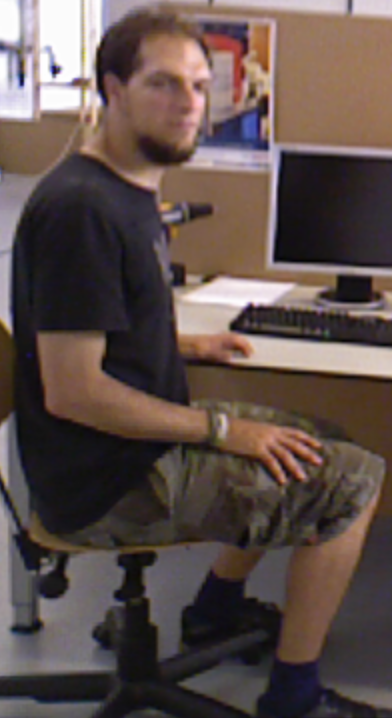
//> input picture 03_Edge_detection/picture/person1.png, 392 x 718 px
$ ./edge_detection   (built with g++ and OpenCV 4)
//> lines starting //> are read from the running program, lines starting //| are printed output that depends on the picture
#include <iostream>
#include <opencv2/opencv.hpp>

using namespace std;
using namespace cv;

int main()
{
    Mat src = imread("/home/yakai/study/03_Edge_detection/picture/person1.png"); // 读取图像
//> src is the input picture: 718 rows x 392 cols, CV_8UC3; mean B, G, R 74.7, 78.9, 93.8
    Mat gray, edges;
    cvtColor(src, gray, COLOR_BGR2GRAY); // 转换为灰度图像
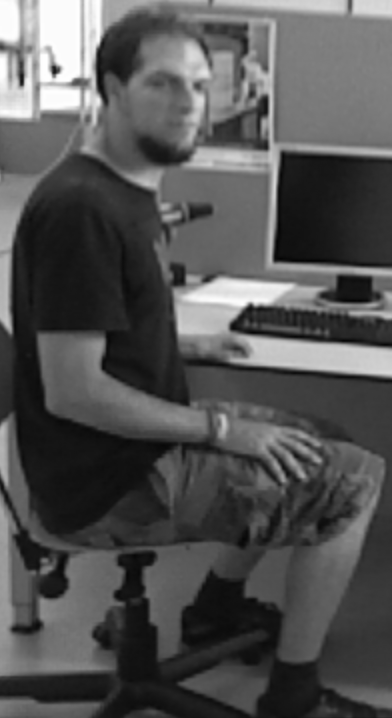
//> gray: 718 rows x 392 cols, CV_8UC1; min 3, max 254, mean 82.9

    // 执行高斯滤波和 Canny 边缘检测
    GaussianBlur(gray, gray, Size(3, 3), 0);
    Canny(gray, edges, 50, 150, 3);
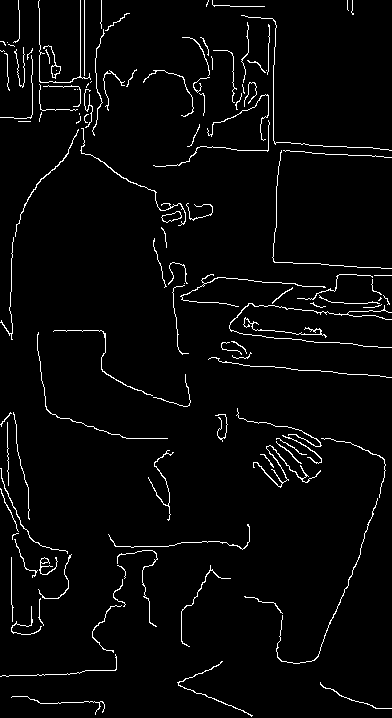
//> edges: 718 rows x 392 cols, CV_8UC1; 3.2% white in thin lines or dots

    // 显示结果
    imshow("Source Image", src);
    imshow("Detected Edges", edges);
    waitKey(0);

    return 0;
}

$ run again, with 03_Edge_detection/picture/person2.png copied over 03_Edge_detection/picture/person1.png
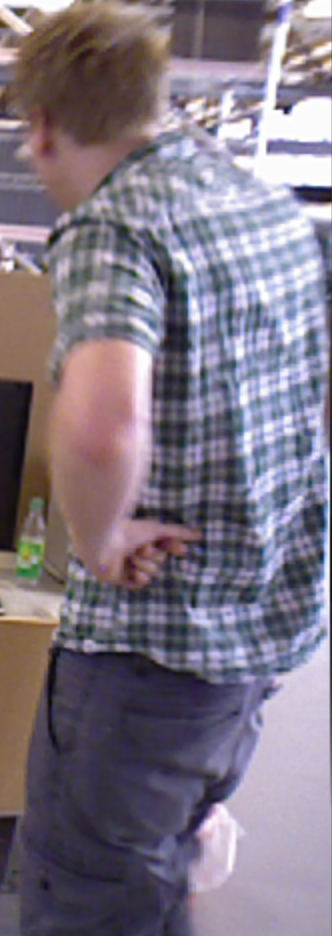
//> input picture 03_Edge_detection/picture/person2.png, 332 x 936 px
//> src is the input picture: 936 rows x 332 cols, CV_8UC3; mean B, G, R 131.6, 117.5, 127
//> `cvtColor(src, gray, COLOR_BGR2GRAY);`:
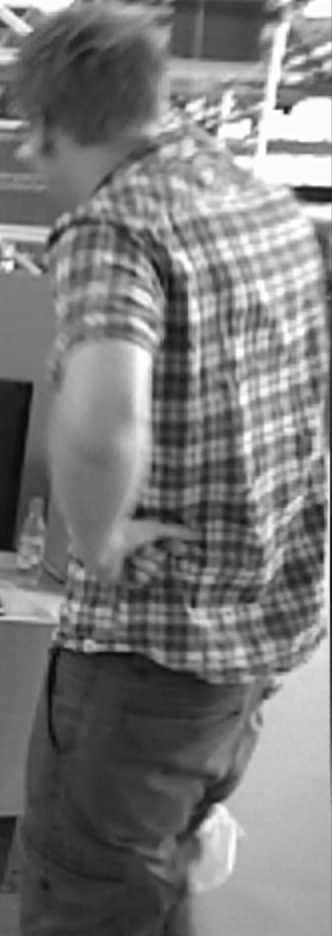
//> gray: 936 rows x 332 cols, CV_8UC1; min 6, max 254, mean 122
//> `Canny(gray, edges, 50, 150, 3);`:
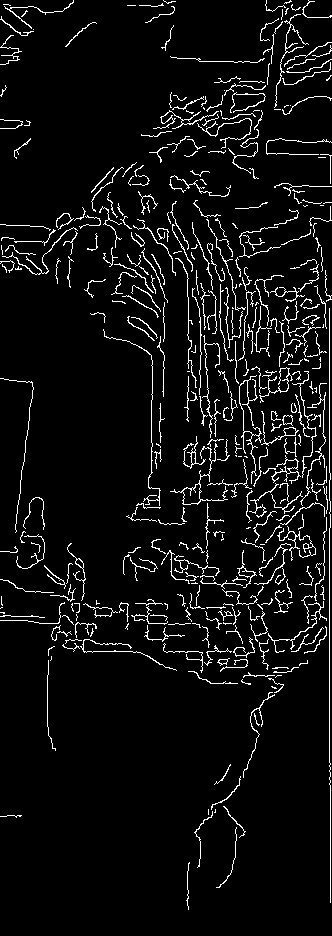
//> edges: 936 rows x 332 cols, CV_8UC1; 5.8% white in thin lines or dots

$ run again, with 03_Edge_detection/picture/depth.png copied over 03_Edge_detection/picture/person1.png
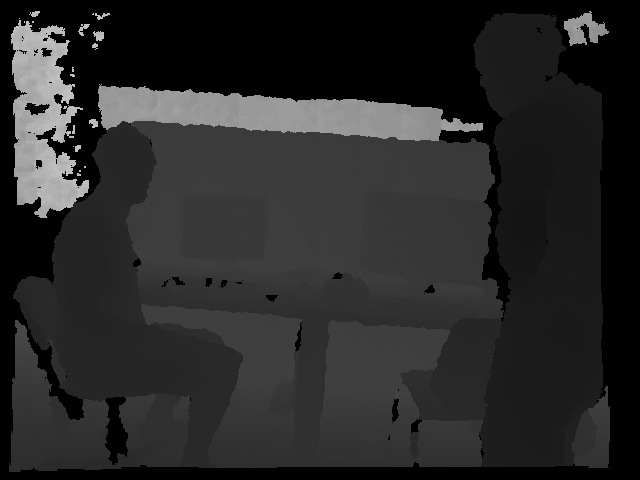
//> input picture 03_Edge_detection/picture/depth.png, 640 x 480 px
//> src is the input picture: 480 rows x 640 cols, CV_8UC3; min 0, max 192, mean 40.6
//> `GaussianBlur(gray, gray, Size(3, 3), 0);`:
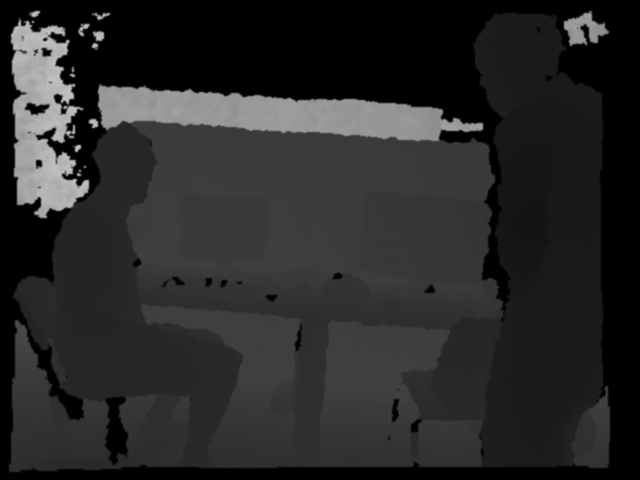
//> gray: 480 rows x 640 cols, CV_8UC1; min 0, max 192, mean 40.6
//> `Canny(gray, edges, 50, 150, 3);`:
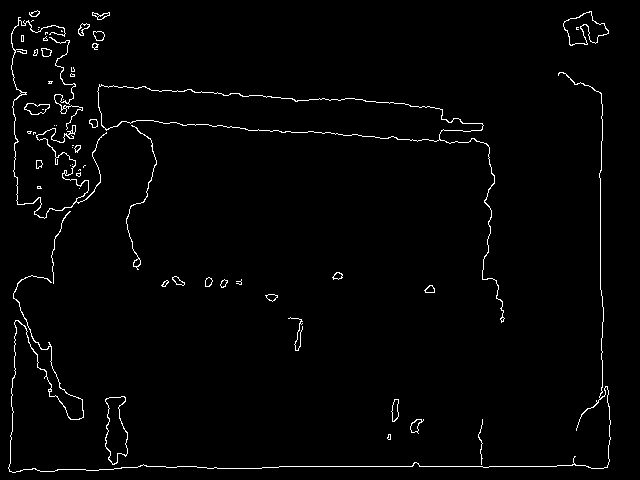
//> edges: 480 rows x 640 cols, CV_8UC1; 1.8% white in thin lines or dots

$ run again, with 03_Edge_detection/picture/rgb.png copied over 03_Edge_detection/picture/person1.png
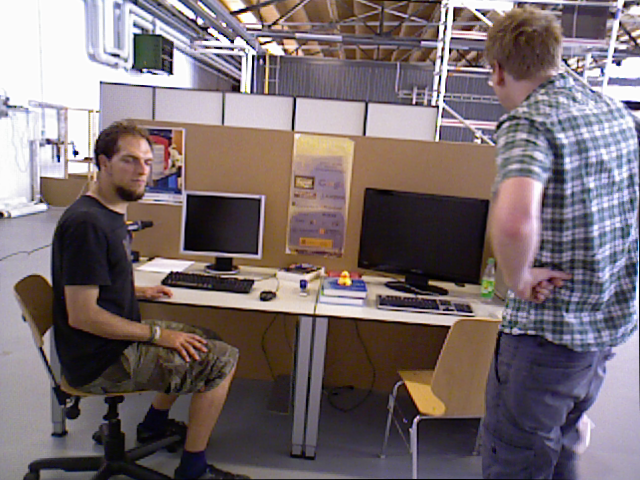
//> input picture 03_Edge_detection/picture/rgb.png, 640 x 480 px
//> src is the input picture: 480 rows x 640 cols, CV_8UC3; mean B, G, R 110.9, 108, 120.3
//> `cvtColor(src, gray, COLOR_BGR2GRAY);`:
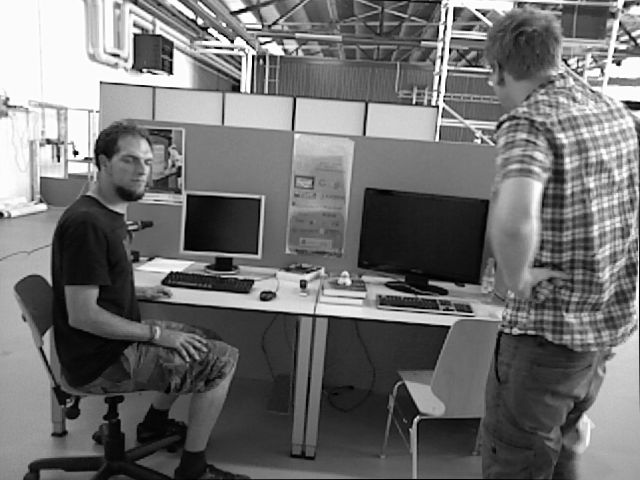
//> gray: 480 rows x 640 cols, CV_8UC1; min 0, max 254, mean 112.1
//> `Canny(gray, edges, 50, 150, 3);`:
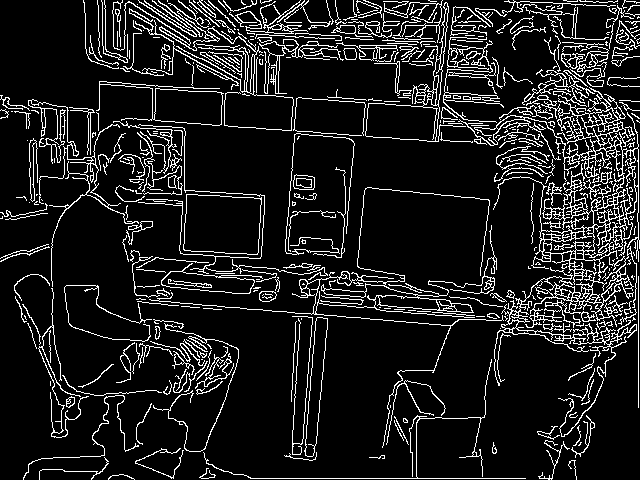
//> edges: 480 rows x 640 cols, CV_8UC1; 11.8% white in thin lines or dots
